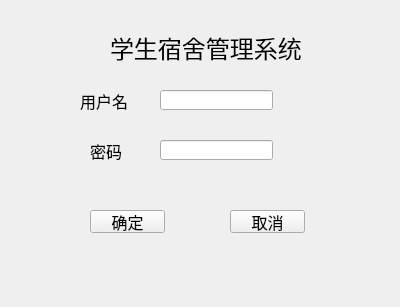
<?xml version="1.0" encoding="UTF-8"?>
<ui version="4.0">
 <class>Login</class>
 <widget class="QWidget" name="Login">
  <property name="geometry">
   <rect>
    <x>0</x>
    <y>0</y>
    <width>400</width>
    <height>307</height>
   </rect>
  </property>
  <property name="font">
   <font>
    <family>华文新魏</family>
    <pointsize>12</pointsize>
   </font>
  </property>
  <property name="windowTitle">
   <string>Login</string>
  </property>
  <widget class="QPushButton" name="ok">
   <property name="geometry">
    <rect>
     <x>90</x>
     <y>210</y>
     <width>75</width>
     <height>23</height>
    </rect>
   </property>
   <property name="text">
    <string>确定</string>
   </property>
  </widget>
  <widget class="QPushButton" name="pushButton_2">
   <property name="geometry">
    <rect>
     <x>230</x>
     <y>210</y>
     <width>75</width>
     <height>23</height>
    </rect>
   </property>
   <property name="text">
    <string>取消</string>
   </property>
  </widget>
  <widget class="QLabel" name="label">
   <property name="geometry">
    <rect>
     <x>80</x>
     <y>90</y>
     <width>54</width>
     <height>21</height>
    </rect>
   </property>
   <property name="text">
    <string>用户名</string>
   </property>
  </widget>
  <widget class="QLabel" name="label_2">
   <property name="geometry">
    <rect>
     <x>90</x>
     <y>140</y>
     <width>54</width>
     <height>21</height>
    </rect>
   </property>
   <property name="text">
    <string>密码</string>
   </property>
  </widget>
  <widget class="QLineEdit" name="user">
   <property name="geometry">
    <rect>
     <x>160</x>
     <y>90</y>
     <width>113</width>
     <height>20</height>
    </rect>
   </property>
  </widget>
  <widget class="QLineEdit" name="password">
   <property name="geometry">
    <rect>
     <x>160</x>
     <y>140</y>
     <width>113</width>
     <height>20</height>
    </rect>
   </property>
  </widget>
  <widget class="QLabel" name="label_3">
   <property name="geometry">
    <rect>
     <x>110</x>
     <y>30</y>
     <width>211</width>
     <height>31</height>
    </rect>
   </property>
   <property name="font">
    <font>
     <family>华文新魏</family>
     <pointsize>18</pointsize>
    </font>
   </property>
   <property name="frameShape">
    <enum>QFrame::NoFrame</enum>
   </property>
   <property name="text">
    <string>学生宿舍管理系统</string>
   </property>
   <property name="textFormat">
    <enum>Qt::RichText</enum>
   </property>
  </widget>
 </widget>
 <layoutdefault spacing="6" margin="11"/>
 <resources/>
 <connections/>
</ui>
